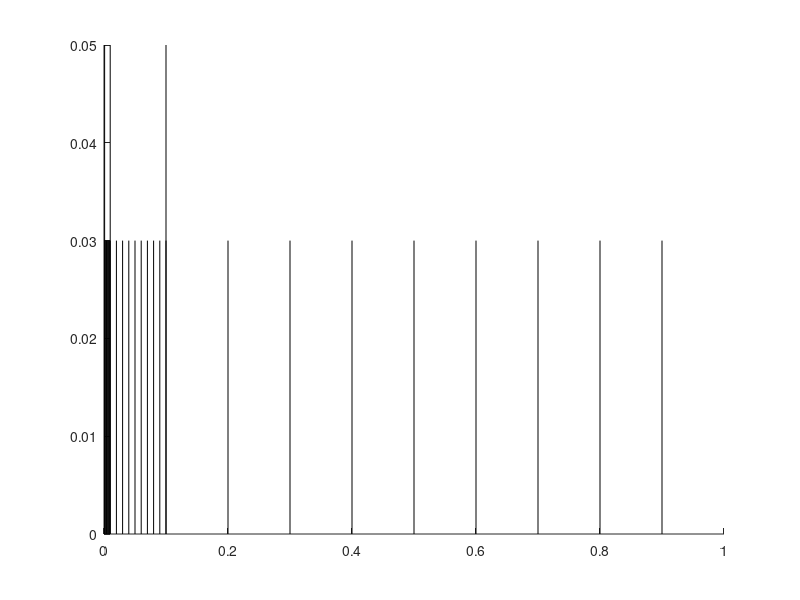

Here is the MATLAB script that generated this plot:
function set_logticks
%SET_LOGTICKS 
%
% 2004, Alexander Heimel
%
  
  
  ax=axis;
  
  ticks=[ (0.001:0.001:0.009) (0.01:0.01:0.09) (0.1:0.1:0.9) (1:1:9) ...
	  (10:10:90) ];
  
  ticks=ticks(find(ticks>ax(1) & ticks<ax(2)));
  
  ticklength=0.03*(ax(4)-ax(3));
  
  if strcmp(get(gca,'YDir'),'normal')
    hs=line( [ticks;ticks],...
	     [ax(3)+zeros(size(ticks));...
	      ax(3)+ticklength*(ones(size(ticks)))]);
  else
    hs=line( [ticks;ticks],...
	     [ax(3)+zeros(size(ticks))+ax(4);...
	      ax(4)-ticklength*(ones(size(ticks)))]);
  end    
    
  
  for i=1:length(hs)
    set(hs(i),'Color',[0 0 0]);
  end
  

  

    ticks=[ 0.001 0.01 0.1 1 10 100];
  
  ticks=ticks(find(ticks>ax(1) & ticks<ax(2)));
  
  ticklength=0.05*(ax(4)-ax(3));
  
  if strcmp(get(gca,'YDir'),'normal')
    hs=line( [ticks;ticks],...
	     [ax(3)+zeros(size(ticks));...
	      ax(3)+ticklength*(ones(size(ticks)))]);
  else
    hs=line( [ticks;ticks],...
	     [zeros(size(ticks))+ax(4);ax(4)-ticklength*(ones(size(ticks)))]);
  end    
    
  
  for i=1:length(hs)
    set(hs(i),'Color',[0 0 0]);
  end
  

  

